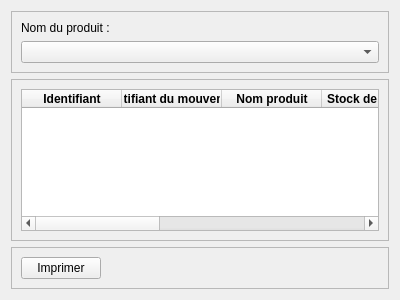
<?xml version="1.0" encoding="UTF-8"?>
<ui version="4.0">
 <class>Operation</class>
 <widget class="QWidget" name="Operation">
  <property name="geometry">
   <rect>
    <x>0</x>
    <y>0</y>
    <width>400</width>
    <height>300</height>
   </rect>
  </property>
  <property name="windowTitle">
   <string>Form</string>
  </property>
  <layout class="QVBoxLayout" name="verticalLayout">
   <item>
    <widget class="QFrame" name="frame">
     <property name="frameShape">
      <enum>QFrame::Shape::StyledPanel</enum>
     </property>
     <property name="frameShadow">
      <enum>QFrame::Shadow::Raised</enum>
     </property>
     <layout class="QVBoxLayout" name="verticalLayout_3">
      <item>
       <widget class="QLabel" name="label">
        <property name="text">
         <string>Nom du produit :</string>
        </property>
       </widget>
      </item>
      <item>
       <widget class="QComboBox" name="comboProduit">
        <property name="editable">
         <bool>false</bool>
        </property>
        <item>
         <property name="text">
          <string/>
         </property>
        </item>
       </widget>
      </item>
     </layout>
    </widget>
   </item>
   <item>
    <widget class="QFrame" name="frame_2">
     <property name="frameShape">
      <enum>QFrame::Shape::StyledPanel</enum>
     </property>
     <property name="frameShadow">
      <enum>QFrame::Shadow::Raised</enum>
     </property>
     <layout class="QVBoxLayout" name="verticalLayout_2">
      <item>
       <widget class="QTableWidget" name="tableOperation">
        <column>
         <property name="text">
          <string>Identifiant</string>
         </property>
         <property name="font">
          <font>
           <bold>true</bold>
          </font>
         </property>
        </column>
        <column>
         <property name="text">
          <string>Identifiant du mouvement</string>
         </property>
         <property name="font">
          <font>
           <bold>true</bold>
          </font>
         </property>
        </column>
        <column>
         <property name="text">
          <string>Nom produit</string>
         </property>
         <property name="font">
          <font>
           <bold>true</bold>
          </font>
         </property>
        </column>
        <column>
         <property name="text">
          <string>Stock de départ</string>
         </property>
         <property name="font">
          <font>
           <bold>true</bold>
          </font>
         </property>
        </column>
        <column>
         <property name="text">
          <string>Quantite si entrée</string>
         </property>
         <property name="font">
          <font>
           <bold>true</bold>
          </font>
         </property>
        </column>
        <column>
         <property name="text">
          <string>Quantité si sortie</string>
         </property>
         <property name="font">
          <font>
           <bold>true</bold>
          </font>
         </property>
        </column>
        <column>
         <property name="text">
          <string>Stock actuel</string>
         </property>
         <property name="font">
          <font>
           <bold>true</bold>
          </font>
         </property>
        </column>
        <column>
         <property name="text">
          <string>Date de l'opération</string>
         </property>
         <property name="font">
          <font>
           <bold>true</bold>
          </font>
         </property>
        </column>
       </widget>
      </item>
     </layout>
    </widget>
   </item>
   <item>
    <widget class="QFrame" name="frame_3">
     <property name="frameShape">
      <enum>QFrame::Shape::StyledPanel</enum>
     </property>
     <property name="frameShadow">
      <enum>QFrame::Shadow::Raised</enum>
     </property>
     <layout class="QHBoxLayout" name="horizontalLayout">
      <item>
       <widget class="QPushButton" name="pushButton">
        <property name="text">
         <string>Imprimer</string>
        </property>
       </widget>
      </item>
      <item>
       <spacer name="horizontalSpacer">
        <property name="orientation">
         <enum>Qt::Orientation::Horizontal</enum>
        </property>
        <property name="sizeHint" stdset="0">
         <size>
          <width>40</width>
          <height>20</height>
         </size>
        </property>
       </spacer>
      </item>
     </layout>
    </widget>
   </item>
  </layout>
 </widget>
 <resources/>
 <connections/>
</ui>
